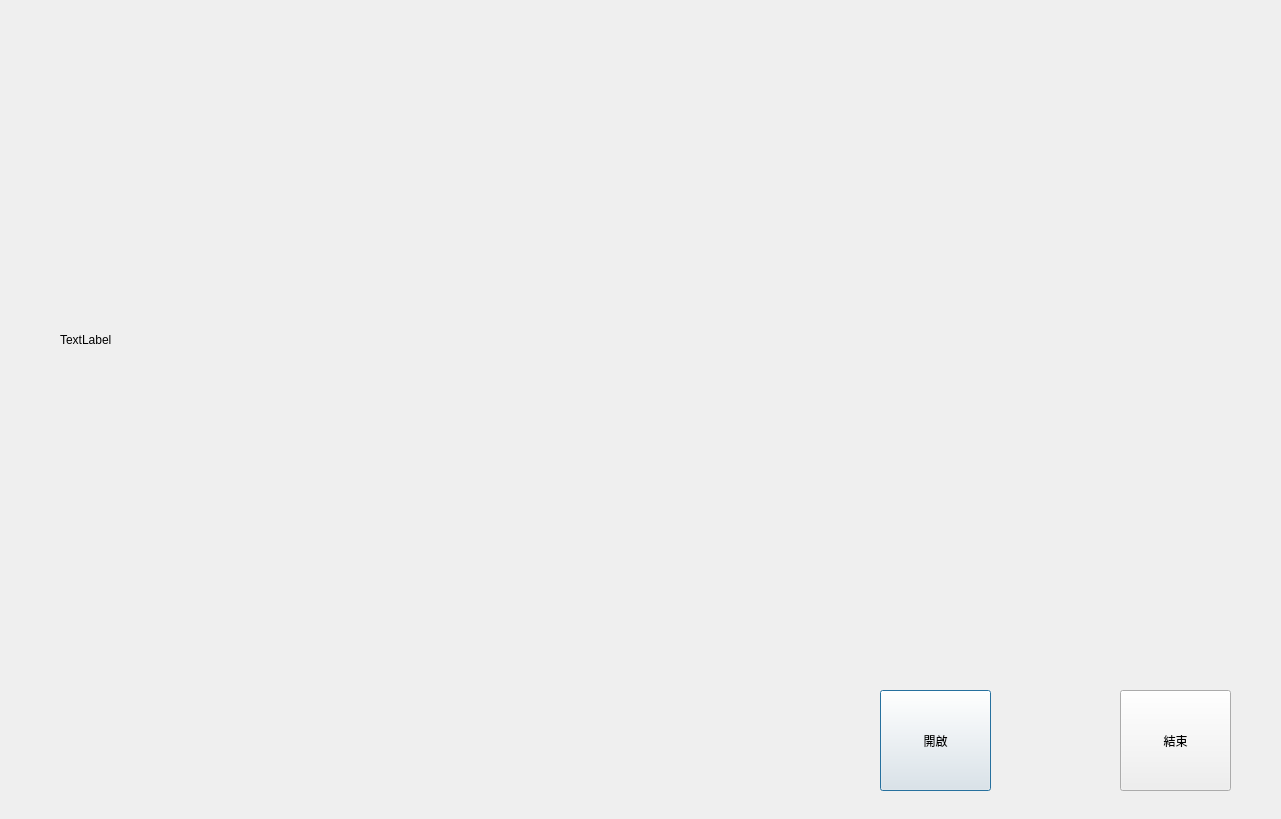
<?xml version="1.0" encoding="UTF-8"?>
<ui version="4.0">
 <class>Dialog</class>
 <widget class="QDialog" name="Dialog">
  <property name="geometry">
   <rect>
    <x>0</x>
    <y>0</y>
    <width>1281</width>
    <height>819</height>
   </rect>
  </property>
  <property name="windowTitle">
   <string>Dialog</string>
  </property>
  <widget class="QPushButton" name="pushButton">
   <property name="geometry">
    <rect>
     <x>880</x>
     <y>690</y>
     <width>111</width>
     <height>101</height>
    </rect>
   </property>
   <property name="text">
    <string>開啟</string>
   </property>
   <property name="iconSize">
    <size>
     <width>5000</width>
     <height>5000</height>
    </size>
   </property>
   <property name="shortcut">
    <string/>
   </property>
   <property name="checkable">
    <bool>false</bool>
   </property>
   <property name="autoRepeatDelay">
    <number>5000</number>
   </property>
   <property name="autoRepeatInterval">
    <number>5000</number>
   </property>
   <property name="default">
    <bool>false</bool>
   </property>
   <property name="flat">
    <bool>false</bool>
   </property>
  </widget>
  <widget class="QLabel" name="label">
   <property name="geometry">
    <rect>
     <x>849</x>
     <y>10</y>
     <width>411</width>
     <height>661</height>
    </rect>
   </property>
   <property name="sizePolicy">
    <sizepolicy hsizetype="Fixed" vsizetype="Fixed">
     <horstretch>0</horstretch>
     <verstretch>0</verstretch>
    </sizepolicy>
   </property>
   <property name="minimumSize">
    <size>
     <width>0</width>
     <height>0</height>
    </size>
   </property>
   <property name="sizeIncrement">
    <size>
     <width>0</width>
     <height>0</height>
    </size>
   </property>
   <property name="baseSize">
    <size>
     <width>0</width>
     <height>0</height>
    </size>
   </property>
   <property name="locale">
    <locale language="Chinese" country="Taiwan"/>
   </property>
   <property name="text">
    <string/>
   </property>
   <property name="pixmap">
    <pixmap>image3.png</pixmap>
   </property>
   <property name="scaledContents">
    <bool>false</bool>
   </property>
  </widget>
  <widget class="QPushButton" name="pushButton_2">
   <property name="geometry">
    <rect>
     <x>1120</x>
     <y>690</y>
     <width>111</width>
     <height>101</height>
    </rect>
   </property>
   <property name="text">
    <string>結束</string>
   </property>
  </widget>
  <widget class="QLabel" name="label_2">
   <property name="geometry">
    <rect>
     <x>60</x>
     <y>100</y>
     <width>680</width>
     <height>480</height>
    </rect>
   </property>
   <property name="text">
    <string>TextLabel</string>
   </property>
  </widget>
 </widget>
 <resources/>
 <connections/>
</ui>
